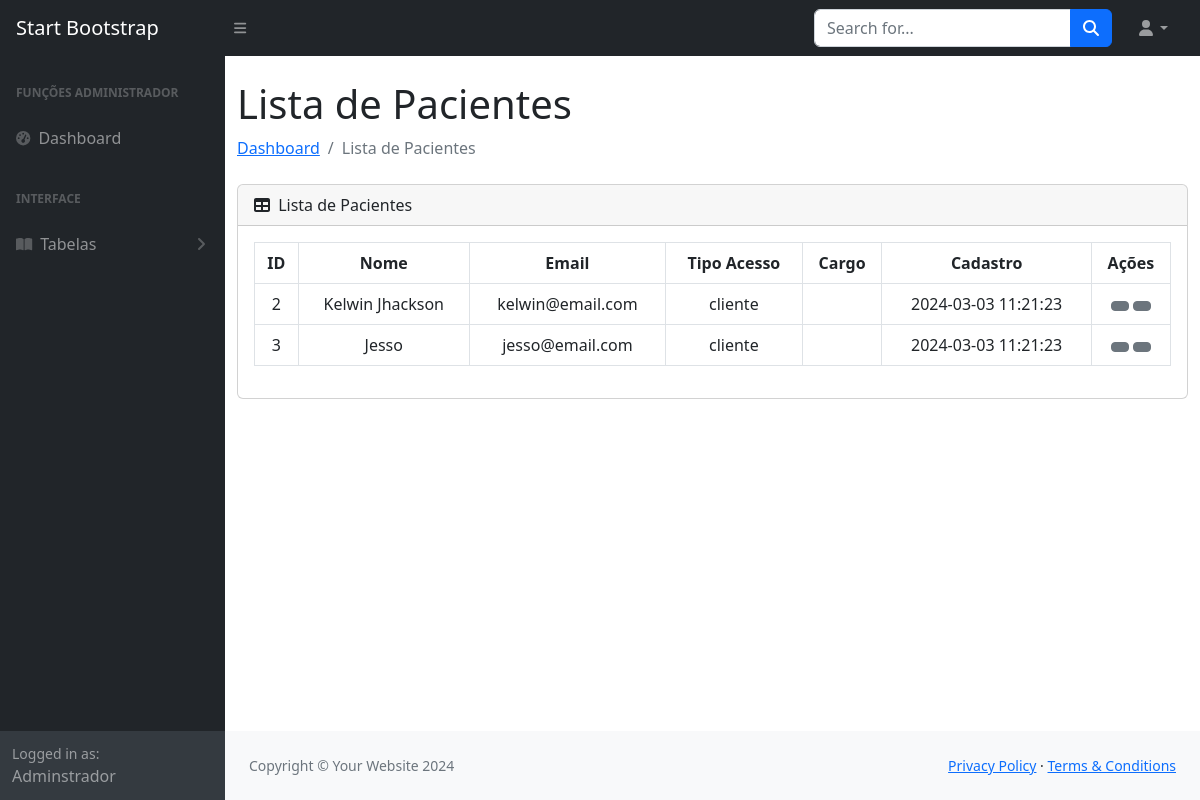
Page /sistema.php?pagina=listarPacientes (signed in) on the committed database.
### tables this page shows
CREATE TABLE `usuarios` (
  `id` int NOT NULL,
  `nome` varchar(40) NOT NULL,
  `email` varchar(50) NOT NULL,
  `cpf` varchar(15) NOT NULL,
  `senha` varchar(40) NOT NULL,
  `tipoAcesso` varchar(10) NOT NULL,
  `cargo` varchar(40) NOT NULL,
  `criadoEm` timestamp NOT NULL DEFAULT CURRENT_TIMESTAMP,
  `isDeleted` varchar(1) DEFAULT NULL
);

### sistema.php (called while the page is built, shortened)
<?php
    include_once 'controllers/validate.php';
    function pageContent(){
        validarPagina();
    }
    include_once 'views/layout.php';
?>

### models/Manager.php (called while the page is built, shortened)
<?php
	class Manager extends Connect{
		public function select_common($table, $fields, $filters, $query_extra){
			$pdo = parent::get_instance();
			$query = "SELECT ";
			if($fields != null){
				$query .= implode(", ", $fields);
			}else{
				$query .= "*";
			}
			$query .= " FROM $table";
			if($filters != null){
				$query .= " WHERE ";
				foreach ($filters as $key => $value) {
					$query .= "$key=:$key AND ";
				}
				$query = substr($query, 0, -4);
			}
			$statement = $pdo->prepare($query);
			if($filters != null){
				foreach ($filters as $key => $value) {
					$filters[$key] = filter_var($value);
				}
				foreach ($filters as $key => $value) {
					$statement->bindValue(":$key", $value, PDO::PARAM_STR);
				}
			}
			$statement->execute();
			$data = [];
			if($statement->rowCount()){
				while($result = $statement->fetch(PDO::FETCH_ASSOC)){
					$data[] = $result;
				}
			}else{
				return false;
			}
			return $data;
		}
	}
?>

### views/modulos/clientes/lista.php (the view, shortened to what this page needs)
<div class="container-fluid">
    <h1 class="mt-4"><?= $titleSection; ?></h1>
    <ol class="breadcrumb mb-4">
        <li class="breadcrumb-item"><a href="#">Dashboard</a></li>
        <li class="breadcrumb-item active"><?= $titleSection; ?></li>
    </ol>
    <div class="card mb-4">
        <div class="card-header">
            <i class="fas fa-table me-1"></i>
            <?= $titleSection; ?>
        </div>
        <div class="card-body">
            <table class="table table-bordered table-hover table-stripped text-center" id="datatablesSimple">
                <thead class="text-center">
                    <th>ID</th>
                    <th>Nome</th>
                    <th>Email</th>
                    <th>Tipo Acesso</th>
                    <th>Cargo</th>
                    <th>Cadastro</th>
                    <th>Ações</th>
                </thead>
                <tbody>
                    <?php foreach ($lista as $l): ?>
                        <tr>
                            <td><?=$l['id'];?></td>
                            <td><?=$l['nome'];?></td>
                            <td><?=$l['email'];?></td>
                            <td><?=$l['tipoAcesso'];?></td>
                            <td><?=$l['cargo'];?></td>
                            <td><?=$l['criadoEm'];?></td>
                            <td>
                                <a href="?pagina=atualizarUsuario&id=<?=$l['id']?>" class="btn btn-sm btn-secondary">
                                </a>
                                <button class="btn btn-sm btn-secondary" data-bs-toggle="modal" data-bs-target="#exampleModal-<?= $l['id']; ?>">
                                </button>
                            </td>
                        </tr>
                    <?php endforeach; ?>
                </tbody>
            </table>
        </div>
    </div>
</div>

### rows in the picture
usuarios: id "2", nome "Kelwin Jhackson", email "kelwin@email.com", tipoAcesso "cliente", criadoEm "2024-03-03 11:21:23"
usuarios: id "3", nome "Jesso", email "jesso@email.com", tipoAcesso "cliente", criadoEm "2024-03-03 11:21:23"

### other values in the picture
$userData[0]['nome'] "Adminstrador"
$titleSection "Lista de Pacientes"
